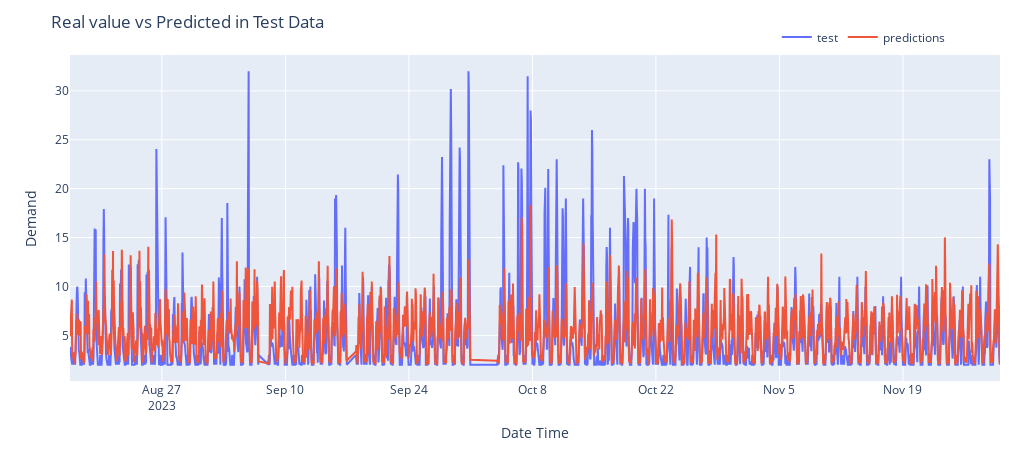

Notebook cell for this chart:
### Code cell
plotPredictions(X_test_dates, y_pred, y_test)

### Figure 1 — Plotly figure (JSON) as saved in the notebook; plotly's stock layout.template omitted (floating-point values rounded to 4 significant figures; data arrays with more than 128 entries replaced by an {"elided": "..."} marker saying what was removed)
{"data": [{"mode": "lines", "name": "test", "type": "scatter", "x": {"elided": "2410 str values"}, "y": {"elided": "2410 float values"}}, {"mode": "lines", "name": "predictions", "type": "scatter", "x": {"elided": "2410 str values"}, "y": {"elided": "2410 float values"}}], "layout": {"height": 450, "legend": {"orientation": "h", "x": 0.76, "xanchor": "left", "y": 1.1, "yanchor": "top"}, "margin": {"b": 20, "l": 70, "r": 20, "t": 55}, "title": {"text": "Real value vs Predicted in Test Data"}, "width": 1020, "xaxis": {"title": {"text": "Date Time"}}, "yaxis": {"title": {"text": "Demand"}}}}
